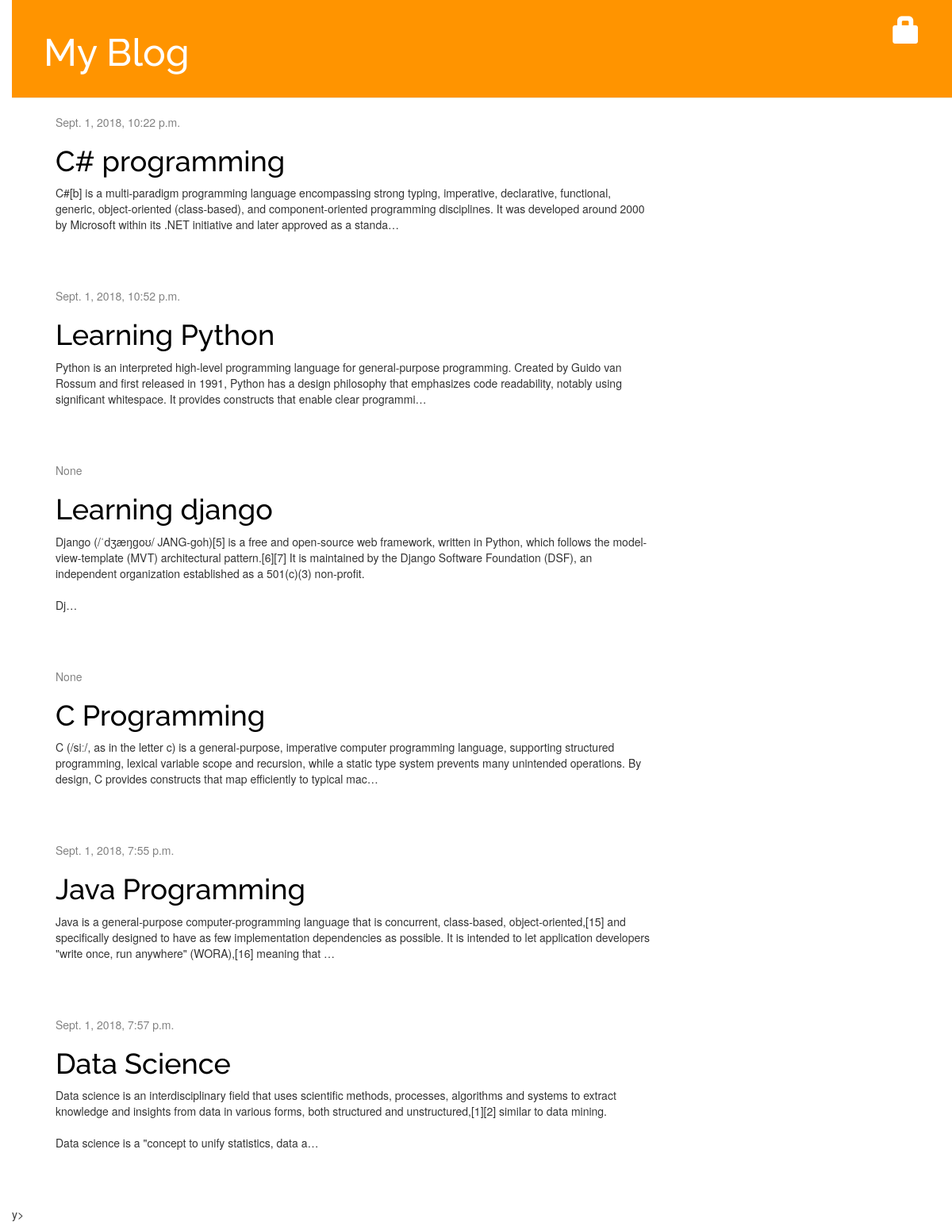
The page / on the database its author committed.
### blog/models.py (models this page shows, shortened)
class Post(models.Model):
    author = models.ForeignKey('auth.User', on_delete=models.CASCADE)
    title = models.CharField(max_length=200)
    text = models.TextField()
    created_date = models.DateTimeField(
            default=timezone.now)
    published_date = models.DateTimeField(
            blank=True, null=True)

### blog/views.py (the view)
# urls.py: path('', views.post_list, name='post_list'),
def post_list(request):
    posts = Post.objects.all()
    return render(request, 'blog/post_list.html', {'posts': posts})

### blog/templates/blog/post_list.html
{% extends 'blog/base.html' %}
{% block content %}
    {% for post in posts %}
        <div class="post">
            <div class="date">
                {{ post.published_date }}
            </div>
            <h1><a href="{% url 'post_detail' pk=post.pk %}">{{ post.title }}</a></h1>
            <p>{{ post.text|linebreaksbr|truncatechars:300 }}</p>
        </div>
    {% endfor %}
{% endblock %}

### blog/static/css/blog.css (style rules this page uses)
h1 a { font-family: 'Raleway', sans-serif; }
body { padding-left: 15px; }
h1, h2, h3, h4 { font-family: 'Lobster', cursive; }
.date { color: #828282; }
.post { margin-bottom: 70px; }
.post h1 a, .post h1 a:visited { color: #000000; }

### rows shown on the page
Post: published_date "Sept. 1, 2018, 10:22 p.m.", title "C# programming", text "C#[b] is a multi-paradigm programming language encompassing strong typing, imperative, declarative, functional, generic, object-oriented (class-based), and component-oriented programming disciplines. It was developed around 2000 by Microsoft within its .NET initiative and later approved as a standa…"
Post: published_date "Sept. 1, 2018, 10:52 p.m.", title "Learning Python", text "Python is an interpreted high-level programming language for general-purpose programming. Created by Guido van Rossum and first released in 1991, Python has a design philosophy that emphasizes code readability, notably using significant whitespace. It provides constructs that enable clear programmi…"
Post: published_date "None", title "Learning django", text "Django (/ˈdʒæŋɡoʊ/ JANG-goh)[5] is a free and open-source web framework, written in Python, which follows the model-view-template (MVT) architectural pattern.[6][7] It is maintained by the Django Software Foundation (DSF), an independent organization established as a 501(c)(3) non-profit. Dj…"
Post: published_date "None", title "C Programming", text "C (/siː/, as in the letter c) is a general-purpose, imperative computer programming language, supporting structured programming, lexical variable scope and recursion, while a static type system prevents many unintended operations. By design, C provides constructs that map efficiently to typical mac…"
Post: published_date "Sept. 1, 2018, 7:55 p.m.", title "Java Programming", text "Java is a general-purpose computer-programming language that is concurrent, class-based, object-oriented,[15] and specifically designed to have as few implementation dependencies as possible. It is intended to let application developers \"write once, run anywhere\" (WORA),[16] meaning that …"
Post: published_date "Sept. 1, 2018, 7:57 p.m.", title "Data Science", text "Data science is an interdisciplinary field that uses scientific methods, processes, algorithms and systems to extract knowledge and insights from data in various forms, both structured and unstructured,[1][2] similar to data mining. Data science is a \"concept to unify statistics, data a…"
